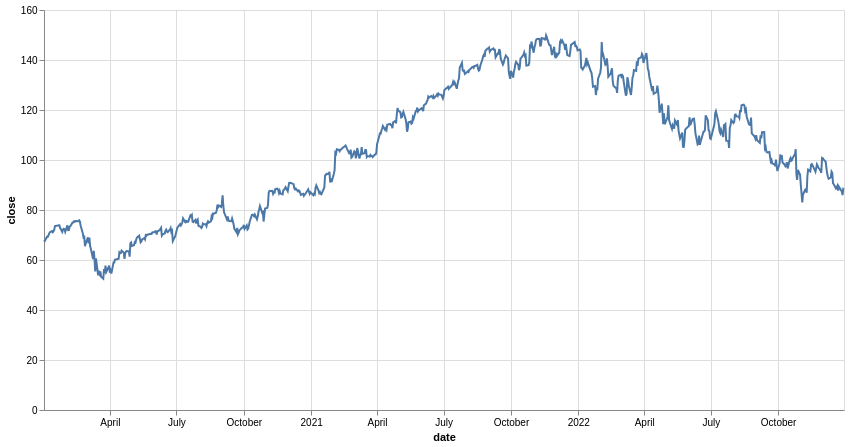

This figure's notebook cell:
### Code cell
alt.Chart(
    df_pl.filter(
         pl.col("date").is_between(
             dt.datetime(2020, 1, 1),
             dt.datetime(2022, 12, 31)
             )
    )
    ).mark_line().encode(
    x='date',
    y='close',
    tooltip=['date', 'close']
).properties(
    width=800,
    height=400
)

### Figure 1 — Vega-Lite specification as saved in the notebook (floating-point values rounded to 4 significant figures; data arrays with more than 128 entries replaced by an {"elided": "..."} marker saying what was removed)
{"config": {"view": {"continuousWidth": 300, "continuousHeight": 300}}, "data": {"name": "data-1aeda483954e4deaf4a6546ab6089a4b"}, "mark": {"type": "line"}, "encoding": {"tooltip": [{"field": "date", "type": "temporal"}, {"field": "close", "type": "quantitative"}], "x": {"field": "date", "type": "temporal"}, "y": {"field": "close", "type": "quantitative"}}, "height": 400, "width": 800, "$schema": "https://vega.github.io/schema/vega-lite/v5.20.1.json", "datasets": {"data-1aeda483954e4deaf4a6546ab6089a4b": {"elided": "756 records"}}}
